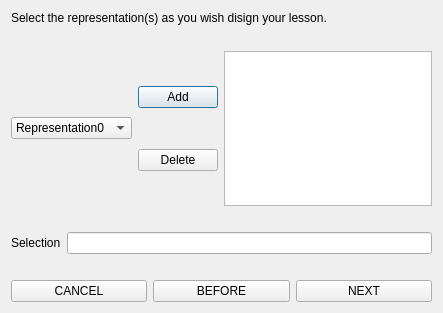
<ui version="4.0" >
 <class>Dialog</class>
 <widget class="QDialog" name="Dialog" >
  <property name="geometry" >
   <rect>
    <x>0</x>
    <y>0</y>
    <width>443</width>
    <height>313</height>
   </rect>
  </property>
  <property name="windowTitle" >
   <string>Dialog</string>
  </property>
  <layout class="QHBoxLayout" >
   <item>
    <layout class="QVBoxLayout" >
     <item>
      <widget class="QLabel" name="label" >
       <property name="text" >
        <string>Select the representation(s) as you wish disign your lesson.</string>
       </property>
      </widget>
     </item>
     <item>
      <spacer>
       <property name="orientation" >
        <enum>Qt::Horizontal</enum>
       </property>
       <property name="sizeHint" >
        <size>
         <width>40</width>
         <height>20</height>
        </size>
       </property>
      </spacer>
     </item>
     <item>
      <layout class="QHBoxLayout" >
       <item>
        <widget class="QComboBox" name="comboBox" >
         <item>
          <property name="text" >
           <string>Representation0</string>
          </property>
         </item>
         <item>
          <property name="text" >
           <string>Representation1</string>
          </property>
         </item>
         <item>
          <property name="text" >
           <string>Representation2</string>
          </property>
         </item>
         <item>
          <property name="text" >
           <string>Representation3</string>
          </property>
         </item>
         <item>
          <property name="text" >
           <string>Representation4</string>
          </property>
         </item>
         <item>
          <property name="text" >
           <string>Representation5</string>
          </property>
         </item>
        </widget>
       </item>
       <item>
        <layout class="QVBoxLayout" >
         <item>
          <widget class="QPushButton" name="pushButton" >
           <property name="text" >
            <string>Add</string>
           </property>
           <property name="icon" >
            <iconset resource="../../../resource/default.qrc" >:/icons/default/icons/basket_add.png</iconset>
           </property>
          </widget>
         </item>
         <item>
          <widget class="QPushButton" name="pushButton_2" >
           <property name="text" >
            <string>Delete</string>
           </property>
           <property name="icon" >
            <iconset resource="../../../resource/default.qrc" >:/icons/default/icons/basket_delete.png</iconset>
           </property>
          </widget>
         </item>
        </layout>
       </item>
       <item>
        <widget class="QTextEdit" name="textEdit" />
       </item>
      </layout>
     </item>
     <item>
      <spacer>
       <property name="orientation" >
        <enum>Qt::Horizontal</enum>
       </property>
       <property name="sizeHint" >
        <size>
         <width>40</width>
         <height>20</height>
        </size>
       </property>
      </spacer>
     </item>
     <item>
      <layout class="QHBoxLayout" >
       <item>
        <widget class="QLabel" name="label_2" >
         <property name="text" >
          <string>Selection</string>
         </property>
        </widget>
       </item>
       <item>
        <widget class="QLineEdit" name="lineEdit" />
       </item>
      </layout>
     </item>
     <item>
      <spacer>
       <property name="orientation" >
        <enum>Qt::Horizontal</enum>
       </property>
       <property name="sizeHint" >
        <size>
         <width>40</width>
         <height>20</height>
        </size>
       </property>
      </spacer>
     </item>
     <item>
      <layout class="QHBoxLayout" >
       <item>
        <widget class="QPushButton" name="pushButton_3" >
         <property name="text" >
          <string>CANCEL</string>
         </property>
         <property name="icon" >
          <iconset resource="../../../resource/default.qrc" >:/icons/default/icons/cancel.png</iconset>
         </property>
        </widget>
       </item>
       <item>
        <widget class="QPushButton" name="pushButton_4" >
         <property name="text" >
          <string>BEFORE</string>
         </property>
         <property name="icon" >
          <iconset resource="../../../resource/default.qrc" >:/icons/default/icons/book_previous.png</iconset>
         </property>
        </widget>
       </item>
       <item>
        <widget class="QPushButton" name="pushButton_5" >
         <property name="text" >
          <string>NEXT</string>
         </property>
         <property name="icon" >
          <iconset resource="../../../resource/default.qrc" >:/icons/default/icons/book_next.png</iconset>
         </property>
        </widget>
       </item>
      </layout>
     </item>
    </layout>
   </item>
  </layout>
 </widget>
 <resources>
  <include location="../../../resource/default.qrc" />
 </resources>
 <connections/>
</ui>
